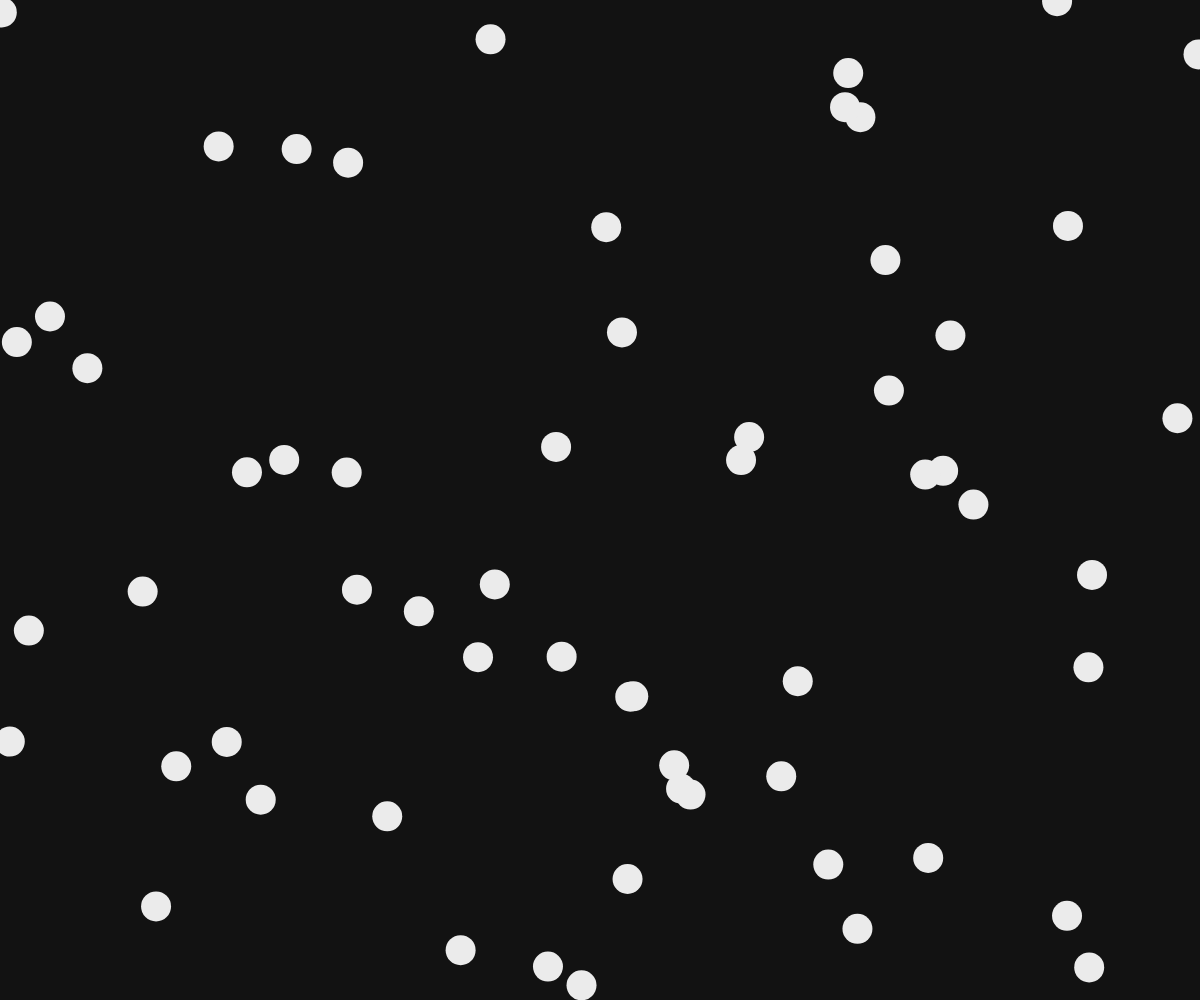
Frame 1 (no input)
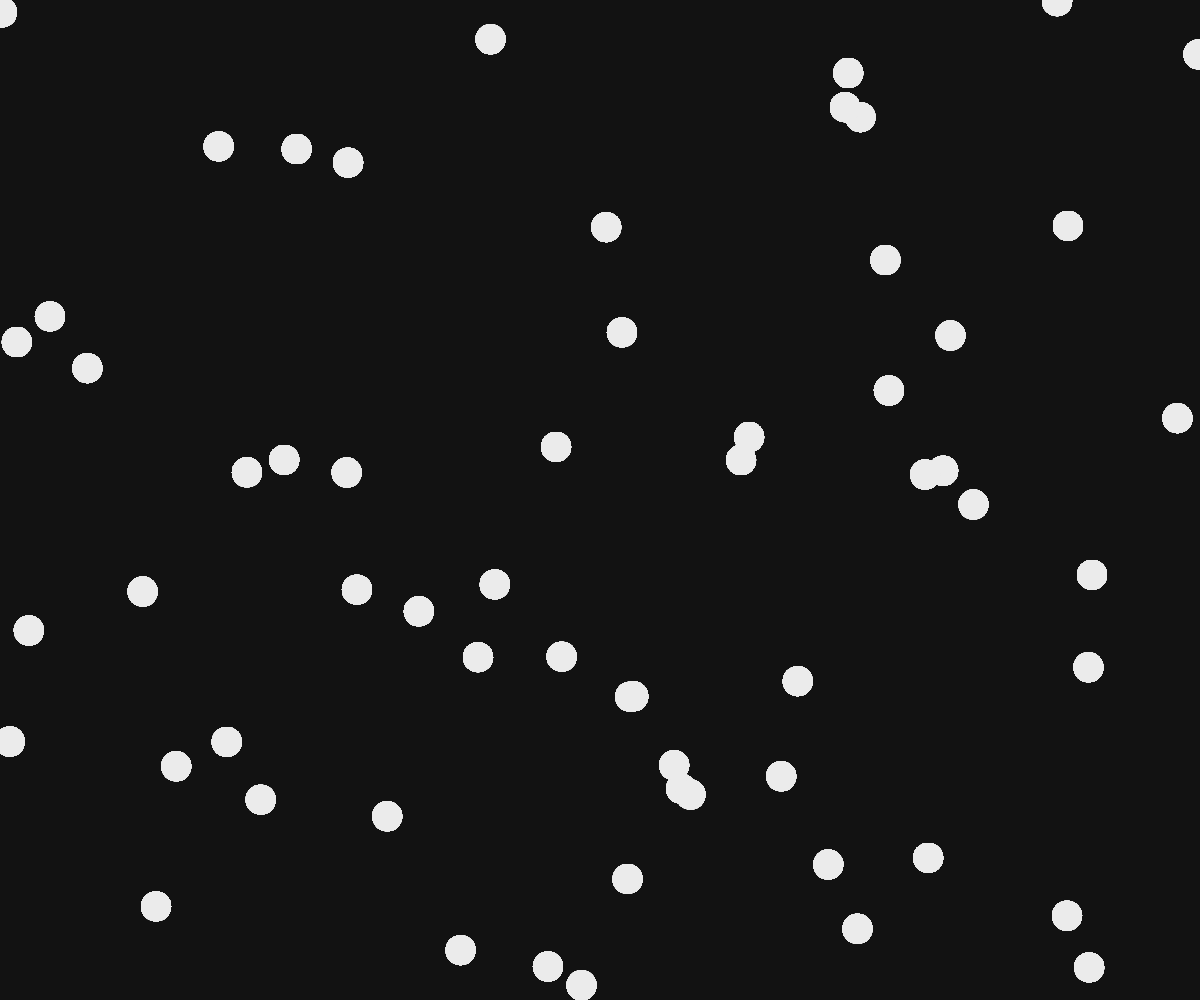
Frame 60 (no input)
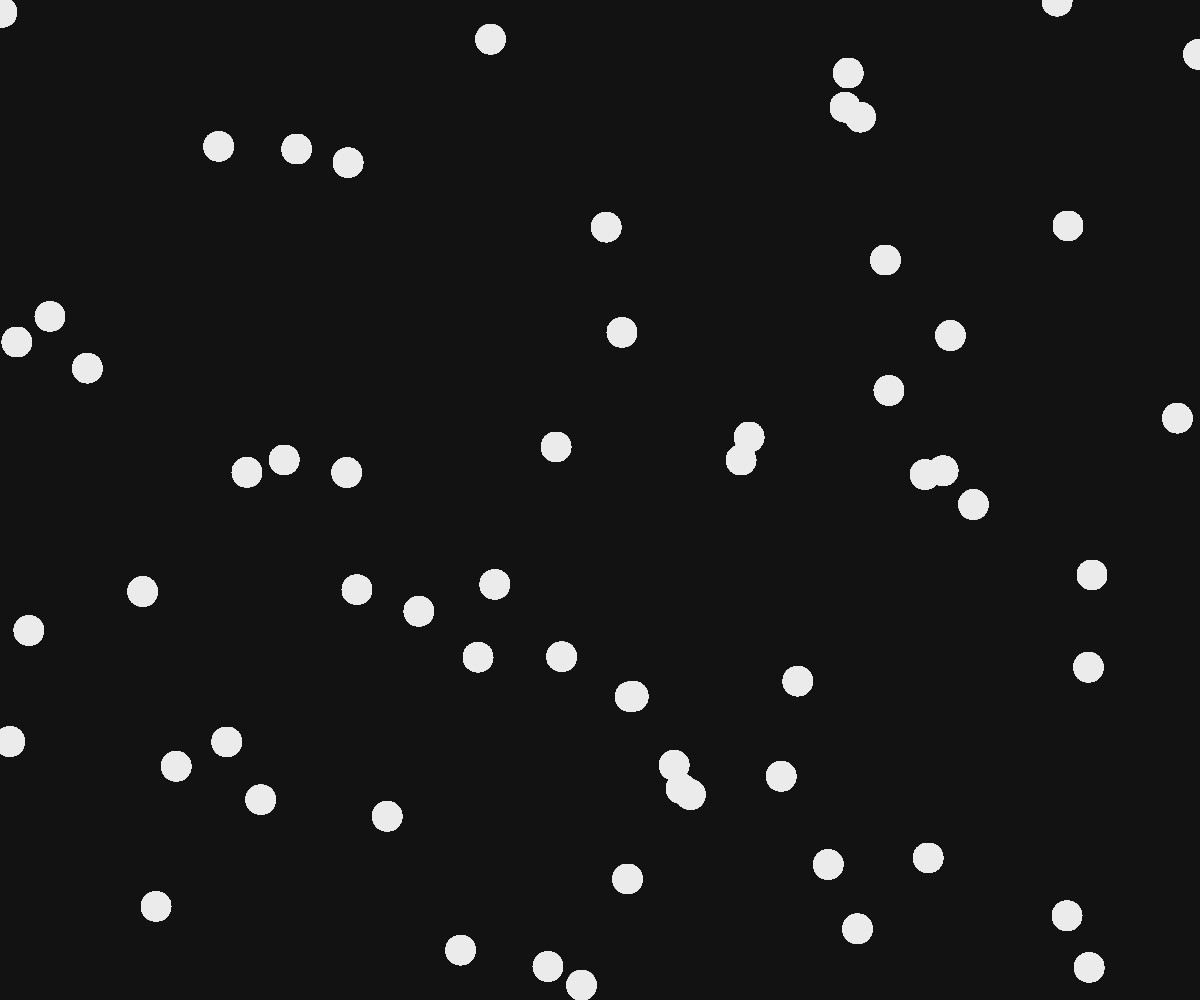
Frame 120 (the mouse pressed at the canvas centre since frame 60)

The p5.js sketch that drew these frames (run headless with seeded random() and noise() and a simulated clock; from frame 60 on, the mouse is pressed at the canvas centre):

// p5.js sketch
// ── sketch.js
function setup() {
  createCanvas(windowWidth, windowHeight);
  background('#121212');
}

function draw() {
  fill('#EBEBEB');
  noStroke();
  let dim = 30;
  let maxCircles = 60;
  randomSeed(2);
  for(let i=1;i<=maxCircles;i++)
  {
    ellipse(random(width), random(height), dim);
  }
}
